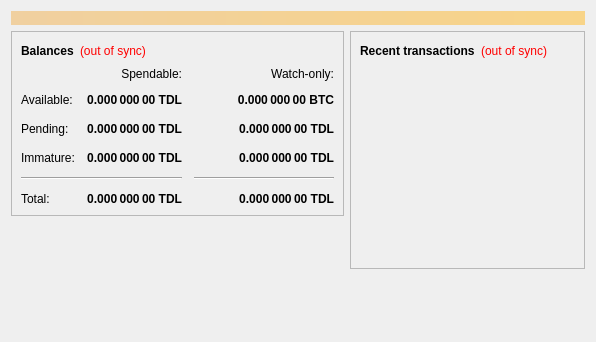
<?xml version="1.0" encoding="UTF-8"?>
<ui version="4.0">
 <class>OverviewPage</class>
 <widget class="QWidget" name="OverviewPage">
  <property name="geometry">
   <rect>
    <x>0</x>
    <y>0</y>
    <width>596</width>
    <height>342</height>
   </rect>
  </property>
  <property name="windowTitle">
   <string>Form</string>
  </property>
  <layout class="QVBoxLayout" name="topLayout">
   <item>
    <widget class="QLabel" name="labelAlerts">
     <property name="visible">
      <bool>false</bool>
     </property>
     <property name="styleSheet">
      <string notr="true">background-color: qlineargradient(x1: 0, y1: 0, x2: 1, y2: 0, stop:0 #F0D0A0, stop:1 #F8D488); color:#000000;</string>
     </property>
     <property name="wordWrap">
      <bool>true</bool>
     </property>
     <property name="margin">
      <number>3</number>
     </property>
    </widget>
   </item>
   <item>
    <layout class="QHBoxLayout" name="horizontalLayout" stretch="1,1">
     <item>
      <layout class="QVBoxLayout" name="verticalLayout_2">
       <item>
        <widget class="QFrame" name="frame">
         <property name="frameShape">
          <enum>QFrame::StyledPanel</enum>
         </property>
         <property name="frameShadow">
          <enum>QFrame::Raised</enum>
         </property>
         <layout class="QVBoxLayout" name="verticalLayout_4">
          <item>
           <layout class="QHBoxLayout" name="horizontalLayout_4">
            <item>
             <widget class="QLabel" name="label_5">
              <property name="font">
               <font>
                <weight>75</weight>
                <bold>true</bold>
               </font>
              </property>
              <property name="text">
               <string>Balances</string>
              </property>
             </widget>
            </item>
            <item>
             <widget class="QLabel" name="labelWalletStatus">
              <property name="cursor">
               <cursorShape>WhatsThisCursor</cursorShape>
              </property>
              <property name="toolTip">
               <string>The displayed information may be out of date. Your wallet automatically synchronizes with the Tridentlayers network after a connection is established, but this process has not completed yet.</string>
              </property>
              <property name="styleSheet">
               <string notr="true">QLabel { color: red; }</string>
              </property>
              <property name="text">
               <string notr="true">(out of sync)</string>
              </property>
              <property name="alignment">
               <set>Qt::AlignLeading|Qt::AlignLeft|Qt::AlignVCenter</set>
              </property>
             </widget>
            </item>
            <item>
             <spacer name="horizontalSpacer_3">
              <property name="orientation">
               <enum>Qt::Horizontal</enum>
              </property>
              <property name="sizeHint" stdset="0">
               <size>
                <width>40</width>
                <height>20</height>
               </size>
              </property>
             </spacer>
            </item>
           </layout>
          </item>
          <item>
           <layout class="QGridLayout" name="gridLayout">
            <property name="spacing">
             <number>12</number>
            </property>
            <item row="2" column="2">
             <widget class="QLabel" name="labelWatchPending">
              <property name="font">
               <font>
                <weight>75</weight>
                <bold>true</bold>
               </font>
              </property>
              <property name="cursor">
               <cursorShape>IBeamCursor</cursorShape>
              </property>
              <property name="toolTip">
               <string>Unconfirmed transactions to watch-only addresses</string>
              </property>
              <property name="text">
               <string notr="true">0.000 000 00 TDL</string>
              </property>
              <property name="alignment">
               <set>Qt::AlignRight|Qt::AlignTrailing|Qt::AlignVCenter</set>
              </property>
              <property name="textInteractionFlags">
               <set>Qt::LinksAccessibleByMouse|Qt::TextSelectableByKeyboard|Qt::TextSelectableByMouse</set>
              </property>
             </widget>
            </item>
            <item row="2" column="1">
             <widget class="QLabel" name="labelUnconfirmed">
              <property name="font">
               <font>
                <weight>75</weight>
                <bold>true</bold>
               </font>
              </property>
              <property name="cursor">
               <cursorShape>IBeamCursor</cursorShape>
              </property>
              <property name="toolTip">
               <string>Total of transactions that have yet to be confirmed, and do not yet count toward the spendable balance</string>
              </property>
              <property name="text">
               <string notr="true">0.000 000 00 TDL</string>
              </property>
              <property name="alignment">
               <set>Qt::AlignRight|Qt::AlignTrailing|Qt::AlignVCenter</set>
              </property>
              <property name="textInteractionFlags">
               <set>Qt::LinksAccessibleByMouse|Qt::TextSelectableByKeyboard|Qt::TextSelectableByMouse</set>
              </property>
             </widget>
            </item>
            <item row="3" column="2">
             <widget class="QLabel" name="labelWatchImmature">
              <property name="font">
               <font>
                <weight>75</weight>
                <bold>true</bold>
               </font>
              </property>
              <property name="cursor">
               <cursorShape>IBeamCursor</cursorShape>
              </property>
              <property name="toolTip">
               <string>Mined balance in watch-only addresses that has not yet matured</string>
              </property>
              <property name="text">
               <string notr="true">0.000 000 00 TDL</string>
              </property>
              <property name="alignment">
               <set>Qt::AlignRight|Qt::AlignTrailing|Qt::AlignVCenter</set>
              </property>
              <property name="textInteractionFlags">
               <set>Qt::LinksAccessibleByMouse|Qt::TextSelectableByKeyboard|Qt::TextSelectableByMouse</set>
              </property>
             </widget>
            </item>
            <item row="4" column="0" colspan="2">
             <widget class="Line" name="line">
              <property name="orientation">
               <enum>Qt::Horizontal</enum>
              </property>
             </widget>
            </item>
            <item row="4" column="2">
             <widget class="Line" name="lineWatchBalance">
              <property name="sizePolicy">
               <sizepolicy hsizetype="Preferred" vsizetype="Fixed">
                <horstretch>0</horstretch>
                <verstretch>0</verstretch>
               </sizepolicy>
              </property>
              <property name="minimumSize">
               <size>
                <width>140</width>
                <height>0</height>
               </size>
              </property>
              <property name="orientation">
               <enum>Qt::Horizontal</enum>
              </property>
             </widget>
            </item>
            <item row="5" column="0">
             <widget class="QLabel" name="labelTotalText">
              <property name="text">
               <string>Total:</string>
              </property>
             </widget>
            </item>
            <item row="3" column="1">
             <widget class="QLabel" name="labelImmature">
              <property name="font">
               <font>
                <weight>75</weight>
                <bold>true</bold>
               </font>
              </property>
              <property name="cursor">
               <cursorShape>IBeamCursor</cursorShape>
              </property>
              <property name="toolTip">
               <string>Mined balance that has not yet matured</string>
              </property>
              <property name="text">
               <string notr="true">0.000 000 00 TDL</string>
              </property>
              <property name="alignment">
               <set>Qt::AlignRight|Qt::AlignTrailing|Qt::AlignVCenter</set>
              </property>
              <property name="textInteractionFlags">
               <set>Qt::LinksAccessibleByMouse|Qt::TextSelectableByKeyboard|Qt::TextSelectableByMouse</set>
              </property>
             </widget>
            </item>
            <item row="2" column="3">
             <spacer name="horizontalSpacer_2">
              <property name="orientation">
               <enum>Qt::Horizontal</enum>
              </property>
              <property name="sizeHint" stdset="0">
               <size>
                <width>40</width>
                <height>20</height>
               </size>
              </property>
             </spacer>
            </item>
            <item row="3" column="0">
             <widget class="QLabel" name="labelImmatureText">
              <property name="text">
               <string>Immature:</string>
              </property>
             </widget>
            </item>
            <item row="5" column="1">
             <widget class="QLabel" name="labelTotal">
              <property name="font">
               <font>
                <weight>75</weight>
                <bold>true</bold>
               </font>
              </property>
              <property name="cursor">
               <cursorShape>IBeamCursor</cursorShape>
              </property>
              <property name="toolTip">
               <string>Your current total balance</string>
              </property>
              <property name="text">
               <string notr="true">0.000 000 00 TDL</string>
              </property>
              <property name="alignment">
               <set>Qt::AlignRight|Qt::AlignTrailing|Qt::AlignVCenter</set>
              </property>
              <property name="textInteractionFlags">
               <set>Qt::LinksAccessibleByMouse|Qt::TextSelectableByKeyboard|Qt::TextSelectableByMouse</set>
              </property>
             </widget>
            </item>
            <item row="5" column="2">
             <widget class="QLabel" name="labelWatchTotal">
              <property name="font">
               <font>
                <weight>75</weight>
                <bold>true</bold>
               </font>
              </property>
              <property name="cursor">
               <cursorShape>IBeamCursor</cursorShape>
              </property>
              <property name="toolTip">
               <string>Current total balance in watch-only addresses</string>
              </property>
              <property name="text">
               <string notr="true">0.000 000 00 TDL</string>
              </property>
              <property name="alignment">
               <set>Qt::AlignRight|Qt::AlignTrailing|Qt::AlignVCenter</set>
              </property>
              <property name="textInteractionFlags">
               <set>Qt::LinksAccessibleByMouse|Qt::TextSelectableByKeyboard|Qt::TextSelectableByMouse</set>
              </property>
             </widget>
            </item>
            <item row="0" column="2">
             <widget class="QLabel" name="labelWatchonly">
              <property name="text">
               <string>Watch-only:</string>
              </property>
              <property name="alignment">
               <set>Qt::AlignRight|Qt::AlignTrailing|Qt::AlignVCenter</set>
              </property>
             </widget>
            </item>
            <item row="1" column="0">
             <widget class="QLabel" name="labelBalanceText">
              <property name="text">
               <string>Available:</string>
              </property>
             </widget>
            </item>
            <item row="1" column="1">
             <widget class="QLabel" name="labelBalance">
              <property name="font">
               <font>
                <weight>75</weight>
                <bold>true</bold>
               </font>
              </property>
              <property name="cursor">
               <cursorShape>IBeamCursor</cursorShape>
              </property>
              <property name="toolTip">
               <string>Your current spendable balance</string>
              </property>
              <property name="text">
               <string notr="true">0.000 000 00 TDL</string>
              </property>
              <property name="alignment">
               <set>Qt::AlignRight|Qt::AlignTrailing|Qt::AlignVCenter</set>
              </property>
              <property name="textInteractionFlags">
               <set>Qt::LinksAccessibleByMouse|Qt::TextSelectableByKeyboard|Qt::TextSelectableByMouse</set>
              </property>
             </widget>
            </item>
            <item row="1" column="2">
             <widget class="QLabel" name="labelWatchAvailable">
              <property name="font">
               <font>
                <weight>75</weight>
                <bold>true</bold>
               </font>
              </property>
              <property name="cursor">
               <cursorShape>IBeamCursor</cursorShape>
              </property>
              <property name="toolTip">
               <string>Your current balance in watch-only addresses</string>
              </property>
              <property name="text">
               <string notr="true">0.000 000 00 BTC</string>
              </property>
              <property name="alignment">
               <set>Qt::AlignRight|Qt::AlignTrailing|Qt::AlignVCenter</set>
              </property>
              <property name="textInteractionFlags">
               <set>Qt::LinksAccessibleByMouse|Qt::TextSelectableByKeyboard|Qt::TextSelectableByMouse</set>
              </property>
             </widget>
            </item>
            <item row="2" column="0">
             <widget class="QLabel" name="labelPendingText">
              <property name="text">
               <string>Pending:</string>
              </property>
             </widget>
            </item>
            <item row="0" column="1">
             <widget class="QLabel" name="labelSpendable">
              <property name="text">
               <string>Spendable:</string>
              </property>
              <property name="alignment">
               <set>Qt::AlignRight|Qt::AlignTrailing|Qt::AlignVCenter</set>
              </property>
             </widget>
            </item>
           </layout>
          </item>
         </layout>
        </widget>
       </item>
       <item>
        <spacer name="verticalSpacer">
         <property name="orientation">
          <enum>Qt::Vertical</enum>
         </property>
         <property name="sizeHint" stdset="0">
          <size>
           <width>20</width>
           <height>40</height>
          </size>
         </property>
        </spacer>
       </item>
      </layout>
     </item>
     <item>
      <layout class="QVBoxLayout" name="verticalLayout_3">
       <item>
        <widget class="QFrame" name="frame_2">
         <property name="frameShape">
          <enum>QFrame::StyledPanel</enum>
         </property>
         <property name="frameShadow">
          <enum>QFrame::Raised</enum>
         </property>
         <layout class="QVBoxLayout" name="verticalLayout">
          <item>
           <layout class="QHBoxLayout" name="horizontalLayout_2">
            <item>
             <widget class="QLabel" name="label_4">
              <property name="font">
               <font>
                <weight>75</weight>
                <bold>true</bold>
               </font>
              </property>
              <property name="text">
               <string>Recent transactions</string>
              </property>
             </widget>
            </item>
            <item>
             <widget class="QLabel" name="labelTransactionsStatus">
              <property name="cursor">
               <cursorShape>WhatsThisCursor</cursorShape>
              </property>
              <property name="toolTip">
               <string>The displayed information may be out of date. Your wallet automatically synchronizes with the Tridentlayers network after a connection is established, but this process has not completed yet.</string>
              </property>
              <property name="styleSheet">
               <string notr="true">QLabel { color: red; }</string>
              </property>
              <property name="text">
               <string notr="true">(out of sync)</string>
              </property>
              <property name="alignment">
               <set>Qt::AlignRight|Qt::AlignTrailing|Qt::AlignVCenter</set>
              </property>
             </widget>
            </item>
            <item>
             <spacer name="horizontalSpacer">
              <property name="orientation">
               <enum>Qt::Horizontal</enum>
              </property>
              <property name="sizeHint" stdset="0">
               <size>
                <width>40</width>
                <height>20</height>
               </size>
              </property>
             </spacer>
            </item>
           </layout>
          </item>
          <item>
           <widget class="QListView" name="listTransactions">
            <property name="styleSheet">
             <string notr="true">QListView { background: transparent; }</string>
            </property>
            <property name="frameShape">
             <enum>QFrame::NoFrame</enum>
            </property>
            <property name="verticalScrollBarPolicy">
             <enum>Qt::ScrollBarAlwaysOff</enum>
            </property>
            <property name="horizontalScrollBarPolicy">
             <enum>Qt::ScrollBarAlwaysOff</enum>
            </property>
            <property name="selectionMode">
             <enum>QAbstractItemView::NoSelection</enum>
            </property>
           </widget>
          </item>
         </layout>
        </widget>
       </item>
       <item>
        <spacer name="verticalSpacer_2">
         <property name="orientation">
          <enum>Qt::Vertical</enum>
         </property>
         <property name="sizeHint" stdset="0">
          <size>
           <width>20</width>
           <height>40</height>
          </size>
         </property>
        </spacer>
       </item>
      </layout>
     </item>
    </layout>
   </item>
  </layout>
 </widget>
 <resources/>
 <connections/>
</ui>
